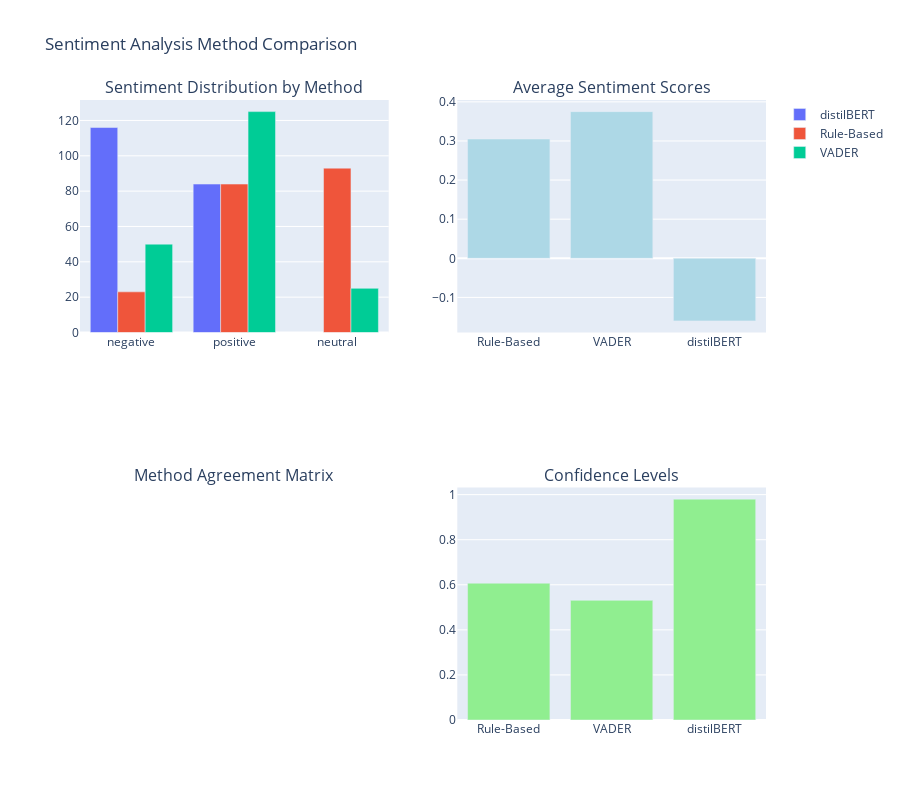

Here is the notebook cell this chart was saved with:
### Code cell
# Average sentiment scores 
label_to_score = {'positive': 1, 'neutral': 0, 'negative': -1}
sample_comparison['numeric_sentiment'] = sample_comparison['sentiment_label'].map(label_to_score)

avg_scores = sample_comparison.groupby('method')['numeric_sentiment'].mean()
fig.add_trace(
    go.Bar(x=avg_scores.index, y=avg_scores.values, 
           name='Avg Sentiment Score', showlegend=False,
           marker_color='lightblue'),
    row=1, col=2
)

# Confidence levels (use 'confidence_score')
confidence_avg = sample_comparison.groupby('method')['confidence_score'].mean()
fig.add_trace(
    go.Bar(x=confidence_avg.index, y=confidence_avg.values,
           name='Avg Confidence', showlegend=False,
           marker_color='lightgreen'),
    row=2, col=2
)
fig.update_layout(height=800, title_text="Sentiment Analysis Method Comparison")
fig.show()

print("✓ Method comparison completed")

### Figure 1 — Plotly figure (JSON) as saved in the notebook; plotly's stock layout.template omitted (floating-point values rounded to 4 significant figures)
{"data": [{"name": "distilBERT", "showlegend": true, "type": "bar", "x": ["negative", "positive"], "xaxis": "x", "y": [116, 84], "yaxis": "y"}, {"name": "Rule-Based", "showlegend": true, "type": "bar", "x": ["neutral", "positive", "negative"], "xaxis": "x", "y": [93, 84, 23], "yaxis": "y"}, {"name": "VADER", "showlegend": true, "type": "bar", "x": ["positive", "negative", "neutral"], "xaxis": "x", "y": [125, 50, 25], "yaxis": "y"}, {"marker": {"color": "lightblue"}, "name": "Avg Sentiment Score", "showlegend": false, "type": "bar", "x": ["Rule-Based", "VADER", "distilBERT"], "xaxis": "x2", "y": [0.305, 0.375, -0.16], "yaxis": "y2"}, {"marker": {"color": "lightgreen"}, "name": "Avg Confidence", "showlegend": false, "type": "bar", "x": ["Rule-Based", "VADER", "distilBERT"], "xaxis": "x4", "y": [0.607, 0.531, 0.98], "yaxis": "y4"}], "layout": {"annotations": [{"font": {"size": 16}, "showarrow": false, "text": "Sentiment Distribution by Method", "x": 0.225, "xanchor": "center", "xref": "paper", "y": 1, "yanchor": "bottom", "yref": "paper"}, {"font": {"size": 16}, "showarrow": false, "text": "Average Sentiment Scores", "x": 0.775, "xanchor": "center", "xref": "paper", "y": 1, "yanchor": "bottom", "yref": "paper"}, {"font": {"size": 16}, "showarrow": false, "text": "Method Agreement Matrix", "x": 0.225, "xanchor": "center", "xref": "paper", "y": 0.375, "yanchor": "bottom", "yref": "paper"}, {"font": {"size": 16}, "showarrow": false, "text": "Confidence Levels", "x": 0.775, "xanchor": "center", "xref": "paper", "y": 0.375, "yanchor": "bottom", "yref": "paper"}], "height": 800, "title": {"text": "Sentiment Analysis Method Comparison"}, "xaxis": {"anchor": "y", "domain": [0, 0.45]}, "xaxis2": {"anchor": "y2", "domain": [0.55, 1]}, "xaxis3": {"anchor": "y3", "domain": [0, 0.45]}, "xaxis4": {"anchor": "y4", "domain": [0.55, 1]}, "yaxis": {"anchor": "x", "domain": [0.625, 1]}, "yaxis2": {"anchor": "x2", "domain": [0.625, 1]}, "yaxis3": {"anchor": "x3", "domain": [0, 0.375]}, "yaxis4": {"anchor": "x4", "domain": [0, 0.375]}}}
